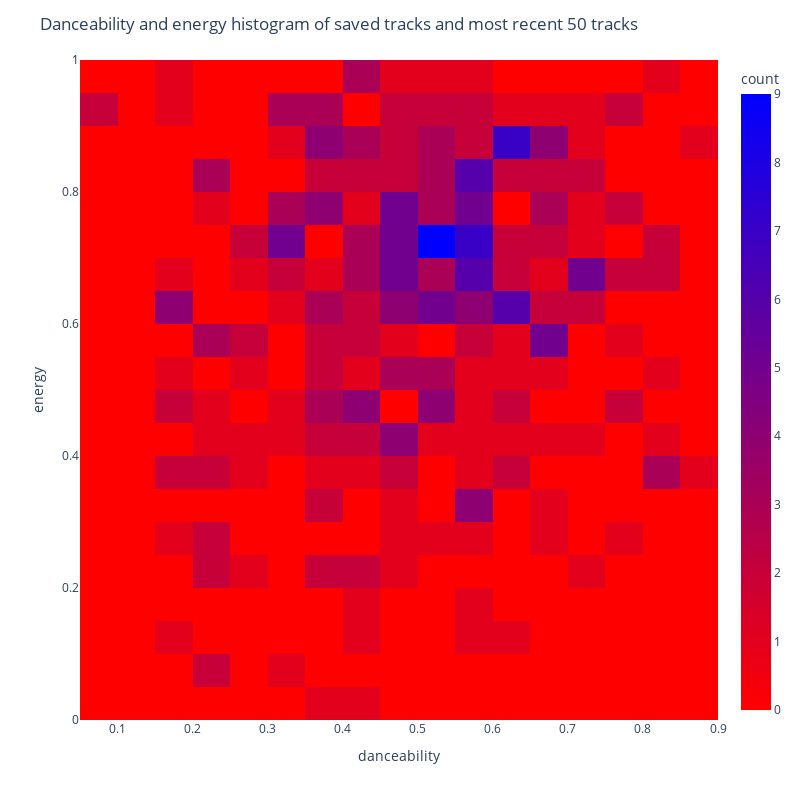

Notebook source saved alongside this figure:
### Code cell
fig = px.density_heatmap(master_df, x='danceability', y='energy', width=800, height=800, nbinsx=20, nbinsy=20, color_continuous_scale=color_scheme)
fig.update_layout(title='Danceability and energy histogram of saved tracks and most recent 50 tracks')
fig.show()

### Figure 1 — Plotly figure (JSON) as saved in the notebook; plotly's stock layout.template omitted (floating-point values rounded to 4 significant figures; data arrays with more than 128 entries replaced by an {"elided": "..."} marker saying what was removed)
{"data": [{"coloraxis": "coloraxis", "hovertemplate": "danceability=%{x}<br>energy=%{y}<br>count=%{z}<extra></extra>", "name": "", "nbinsx": 20, "nbinsy": 20, "type": "histogram2d", "x": {"elided": "336 float values"}, "xaxis": "x", "xbingroup": "x", "y": {"elided": "336 float values"}, "yaxis": "y", "ybingroup": "y"}], "layout": {"coloraxis": {"colorbar": {"title": {"text": "count"}}, "colorscale": [[0, "#ff0000"], [1, "#0000ff"]]}, "height": 800, "legend": {"tracegroupgap": 0}, "margin": {"t": 60}, "title": {"text": "Danceability and energy histogram of saved tracks and most recent 50 tracks"}, "width": 800, "xaxis": {"anchor": "y", "domain": [0, 1], "title": {"text": "danceability"}}, "yaxis": {"anchor": "x", "domain": [0, 1], "title": {"text": "energy"}}}}
